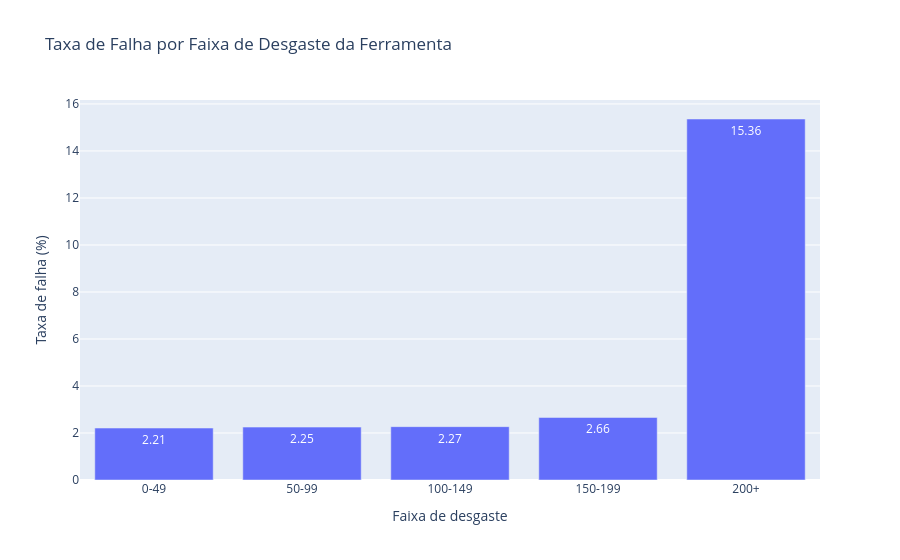

Notebook code for this chart:
### Markdown cell above
### Pergunta 8
**Existe um limiar de desgaste da ferramenta a partir do qual o risco de falha aumenta significativamente?**

### Code cell
limites_desgaste = [0, 50, 100, 150, 200, np.inf]
rotulos_desgaste = ["0-49", "50-99", "100-149", "150-199", "200+"]
df["Faixa de desgaste"] = pd.cut(
    df["Tool wear [min]"],
    bins=limites_desgaste,
    labels=rotulos_desgaste,
    right=False
)

risco_por_desgaste = (
    df.groupby("Faixa de desgaste", observed=False)
    .agg(Registros=("Machine failure", "size"), Falhas=("Machine failure", "sum"))
    .reset_index()
)
risco_por_desgaste["Taxa de falha (%)"] = (
    risco_por_desgaste["Falhas"] / risco_por_desgaste["Registros"] * 100
).round(2)

fig = px.bar(
    risco_por_desgaste,
    x="Faixa de desgaste",
    y="Taxa de falha (%)",
    text="Taxa de falha (%)",
    labels={"Taxa de falha (%)": "Taxa de falha (%)"},
    title="Taxa de Falha por Faixa de Desgaste da Ferramenta"
)
fig.show()
risco_por_desgaste

### Figure 1 — Plotly figure (JSON) as saved in the notebook; plotly's stock layout.template omitted (floating-point values rounded to 4 significant figures)
{"data": [{"hovertemplate": "Faixa de desgaste=%{x}<br>Taxa de falha (%)=%{text}<extra></extra>", "legendgroup": "", "marker": {"color": "#636efa", "pattern": {"shape": ""}}, "name": "", "orientation": "v", "showlegend": false, "text": [2.21, 2.25, 2.27, 2.66, 15.36], "textposition": "auto", "type": "bar", "x": ["0-49", "50-99", "100-149", "150-199", "200+"], "xaxis": "x", "y": [2.21, 2.25, 2.27, 2.66, 15.36], "yaxis": "y"}], "layout": {"barmode": "relative", "legend": {"tracegroupgap": 0}, "title": {"text": "Taxa de Falha por Faixa de Desgaste da Ferramenta"}, "xaxis": {"anchor": "y", "domain": [0, 1], "title": {"text": "Faixa de desgaste"}}, "yaxis": {"anchor": "x", "domain": [0, 1], "title": {"text": "Taxa de falha (%)"}}}}
